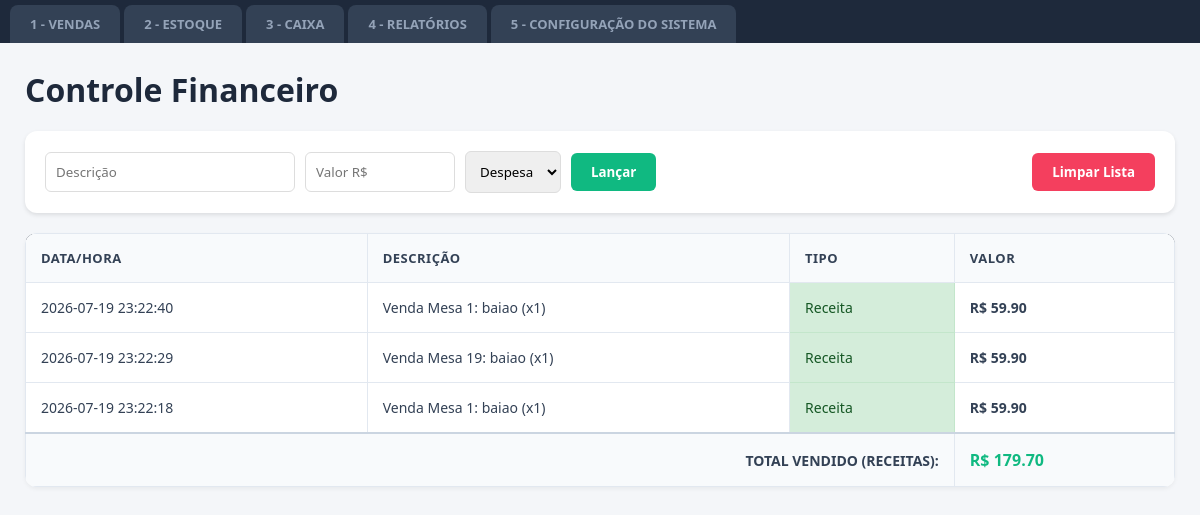
Page /financeiro on the earlier database version.
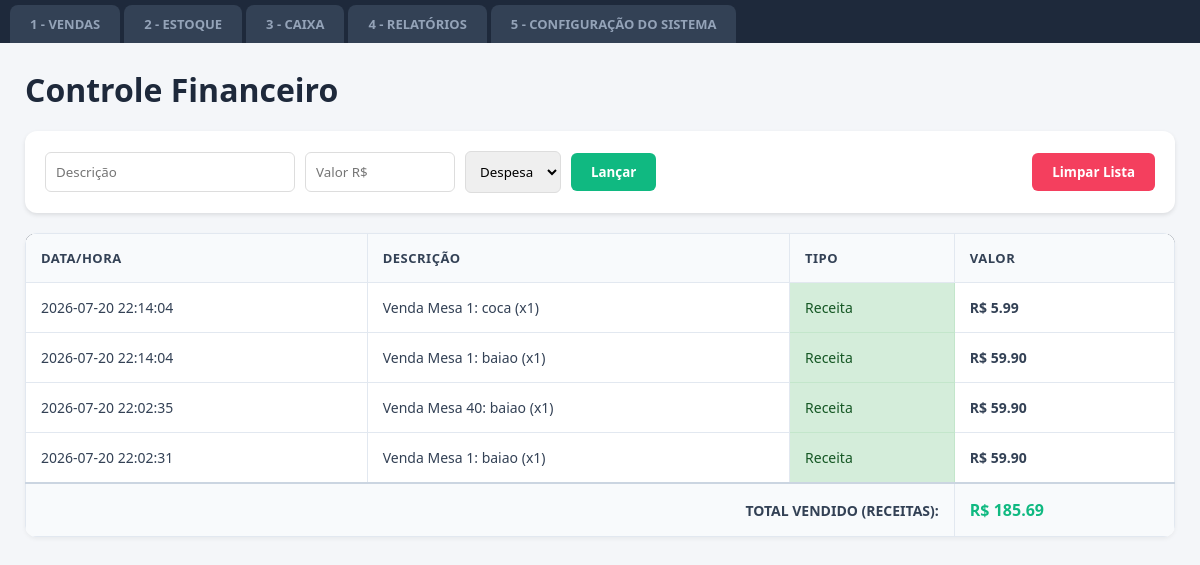
Same page on the later database version.
### tables this page shows
CREATE TABLE financeiro (
            id INTEGER PRIMARY KEY AUTOINCREMENT,
            descricao TEXT,
            valor REAL,
            tipo TEXT,
            data TEXT
        );

### app.py (the view)
@app.route("/financeiro")
def financeiro():
  conexao = sqlite3.connect("restaurante.db")
  cursor = conexao.cursor()
  cursor.execute("""
        CREATE TABLE IF NOT EXISTS financeiro (
            id INTEGER PRIMARY KEY AUTOINCREMENT,
            descricao TEXT,
            valor REAL,
            tipo TEXT,
            data TEXT
        )
    """)
  conexao.commit()
  cursor.execute("SELECT * FROM financeiro ORDER BY id DESC")
  movimentacoes = cursor.fetchall()
  cursor.execute("SELECT SUM(valor) FROM financeiro WHERE tipo = 'Receita'")
  resultado = cursor.fetchone()[0]
  total_vendido = resultado if resultado else 0.0
  conexao.close()
  return render_template(
      "financeiro.html", movimentacoes=movimentacoes, total_vendido=total_vendido
  )

### templates/financeiro.html (shortened to what this page needs)
<!DOCTYPE html>
<html lang="pt-br">
<head>
    <link rel="stylesheet" href="{{ url_for('static', filename='style.css') }}">
</head>
<body>
    <div class="abas-container">
        <a href="/vendas" style="text-decoration: none;"><button class="aba">1 - VENDAS</button></a>
        <a href="/estoque" style="text-decoration: none;"><button class="aba">2 - ESTOQUE</button></a>
        <a href="/caixa" style="text-decoration: none;"><button class="aba">3 - CAIXA</button></a>
        <a href="/relatorios" style="text-decoration: none;"><button class="aba">4 - RELATÓRIOS</button></a>
        <a href="/configuracao" style="text-decoration: none;"><button class="aba">5 - CONFIGURAÇÃO DO SISTEMA</button></a>
    </div>
<div class="container-principal">
    <h1 style="margin-bottom: 20px; color: #1e293b;">Controle Financeiro</h1>
    <div style="background: white; padding: 20px; border-radius: 12px; box-shadow: 0 2px 4px rgba(0,0,0,0.1); margin-bottom: 20px; display: flex; justify-content: space-between; align-items: center;">
        <form action="/adicionar_financa" method="POST" style="display: flex; gap: 10px; align-items: center; flex: 1;">
            <input type="text" name="descricao" placeholder="Descrição" style="padding: 10px; border: 1px solid #ddd; border-radius: 6px; width: 250px;" required>
            <input type="number" step="0.01" name="valor" placeholder="Valor R$" style="padding: 10px; border: 1px solid #ddd; border-radius: 6px; width: 150px;" required>
            <select name="tipo" style="padding: 10px; border: 1px solid #ddd; border-radius: 6px;">
                <option value="Despesa">Despesa</option>
            </select>
            <button type="submit" style="padding: 10px 20px; background-color: #10b981; color: white; border: none; border-radius: 6px; cursor: pointer; font-weight: bold;">Lançar</button>
        </form>
        <form action="/limpar_financas" method="POST" onsubmit="return confirm('Tem certeza que deseja apagar todo o histórico financeiro?');" style="margin-left: 15px;">
            <button type="submit" style="padding: 10px 20px; background-color: #f43f5e; color: white; border: none; border-radius: 6px; cursor: pointer; font-weight: bold;">Limpar Lista</button>
        </form>
    </div>
    <table style="width: 100%; border-collapse: collapse; background: white; border-radius: 12px; overflow: hidden; box-shadow: 0 2px 4px rgba(0,0,0,0.05);">
<thead style="background-color: #1e293b;">
    <tr>
        <th style="padding: 15px; text-align: left; color: #334155; font-weight: bold;">Data/hora</th>
        <th style="padding: 15px; text-align: left; color: #334155; font-weight: bold;">Descrição</th>
        <th style="padding: 15px; text-align: left; color: #334155; font-weight: bold;">Tipo</th>
        <th style="padding: 15px; text-align: left; color: #334155; font-weight: bold;">Valor</th>
    </tr>
</thead>
        <tbody>
            {% for mov in movimentacoes %}
            <tr style="border-bottom: 1px solid #eee;">
                <td style="padding: 15px;">{{ mov[4] if mov[4] else '-' }}</td>
                <td style="padding: 15px;">{{ mov[1] }}</td>
                <td style="padding: 15px;" class="{{ 'texto-vermelho' if mov[3] == 'Despesa' else 'texto-verde' }}">{{ mov[3] }}</td>
                <td style="padding: 15px; font-weight: bold;">R$ {{ "%.2f"|format(mov[2]) }}</td>
            </tr>
            {% endfor %}
        </tbody>
        <tfoot>
            <tr style="background-color: #f8fafc; font-weight: bold; border-top: 2px solid #cbd5e1;">
                <td colspan="3" style="padding: 15px; text-align: right;">TOTAL VENDIDO (RECEITAS):</td>
                <td style="padding: 15px; color: #10b981; font-size: 16px;">R$ {{ "%.2f"|format(total_vendido) }}</td>
            </tr>
        </tfoot>
    </table>
</div>
</body>
</html>

### static/style.css (style rules this page uses)
* { margin: 0; padding: 0; box-sizing: border-box; font-family: 'Segoe UI', Arial, sans-serif; }
body { background-color: #f4f6f9; color: #333; display: flex; flex-direction: column; height: 100vh; overflow: hidden; }
.abas-container { background-color: #1e293b; display: flex; padding: 5px 10px 0 10px; gap: 4px; }
.aba { padding: 10px 20px; color: #94a3b8; background-color: #334155; font-size: 13px; font-weight: bold; border: none; border-top-left-radius: 8px; border-top-right-radius: 8px; cursor: pointer; transition: all 0.2s ease; }
.container-principal { flex: 1; padding: 25px; overflow-y: auto; width: 100%; }
.texto-verde { color: #155724; background-color: #d4edda; border: 1px solid #c3e6cb; }
table { width: 100%; border-collapse: collapse; background-color: white; }
th, td { padding: 12px; border-bottom: 1px solid #ddd; text-align: left; }
th { background-color: #f4f4f4; font-weight: bold; }
.aba { padding: 10px 20px; color: #94a3b8; background-color: #334155; font-size: 13px; font-weight: bold; border: none; border-top-left-radius: 8px; border-top-right-radius: 8px; cursor: pointer; transition: all 0.2s ease; text-decoration: none; display: inline-block; }
table { width: 100%; border-collapse: collapse; background-color: white; border-radius: 8px; overflow: hidden; }
th { background-color: #1e293b; color: #ffffff; padding: 14px 16px; text-align: left; font-size: 13px; text-transform: uppercase; letter-spacing: 0.5px; }
td { padding: 14px 16px; border-bottom: 1px solid #e2e8f0; color: #334155; font-size: 14px; }

### templates/financeiro.html (style rules this page uses)
table { width: 100%; border-collapse: collapse; margin-top: 10px; background: white; }
th, td { padding: 12px; border: 1px solid #e2e8f0; text-align: left; }
th { background-color: #f8fafc; }

Differences in the rows shown:
removed financeiro: data "2026-07-19 23:22:40", descricao "Venda Mesa 1: baiao (x1)", tipo "Receita", valor "59.90"
changed financeiro: data "2026-07-19 23:22:29" → "2026-07-20 22:14:04"; descricao "Venda Mesa 19: baiao (x1)" → "Venda Mesa 1: coca (x1)"; valor "59.90" → "5.99"
changed financeiro (number 2 of 4 on the later page): data "2026-07-19 23:22:18" → "2026-07-20 22:14:04"
added financeiro: data "2026-07-20 22:02:35", descricao "Venda Mesa 40: baiao (x1)", tipo "Receita", valor "59.90"
added financeiro: data "2026-07-20 22:02:31", descricao "Venda Mesa 1: baiao (x1)", tipo "Receita", valor "59.90"
Other differences:
{{ "%.2f"|format(total_vendido) }}: "179.70" → "185.69"
